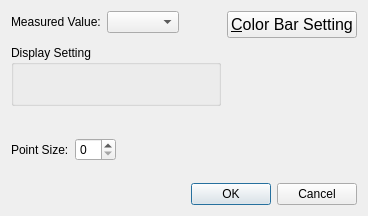
<?xml version="1.0" encoding="UTF-8"?>
<ui version="4.0">
 <class>MeasuredDataPointSettingDialog</class>
 <widget class="QDialog" name="MeasuredDataPointSettingDialog">
  <property name="geometry">
   <rect>
    <x>0</x>
    <y>0</y>
    <width>368</width>
    <height>216</height>
   </rect>
  </property>
  <property name="windowTitle">
   <string>Scalar Setting</string>
  </property>
  <layout class="QVBoxLayout" name="verticalLayout_3">
   <item>
    <layout class="QHBoxLayout" name="horizontalLayout_4">
     <item>
      <layout class="QVBoxLayout" name="verticalLayout">
       <item>
        <layout class="QHBoxLayout" name="horizontalLayout_3">
         <item>
          <widget class="QLabel" name="measuredValueLabel">
           <property name="text">
            <string>Measured Value:</string>
           </property>
          </widget>
         </item>
         <item>
          <widget class="QComboBox" name="measuredValueComboBox"/>
         </item>
         <item>
          <spacer name="horizontalSpacer">
           <property name="orientation">
            <enum>Qt::Horizontal</enum>
           </property>
           <property name="sizeHint" stdset="0">
            <size>
             <width>40</width>
             <height>20</height>
            </size>
           </property>
          </spacer>
         </item>
        </layout>
       </item>
       <item>
        <widget class="LookupTableEditWidget" name="colormapWidget" native="true"/>
       </item>
       <item>
        <widget class="QGroupBox" name="contourGroupBox">
         <property name="title">
          <string>Display Setting</string>
         </property>
         <layout class="QHBoxLayout" name="horizontalLayout_5">
          <item>
           <widget class="ContourSettingWidget" name="contourWidget" native="true"/>
          </item>
          <item>
           <spacer name="horizontalSpacer_3">
            <property name="orientation">
             <enum>Qt::Horizontal</enum>
            </property>
            <property name="sizeHint" stdset="0">
             <size>
              <width>343</width>
              <height>20</height>
             </size>
            </property>
           </spacer>
          </item>
         </layout>
        </widget>
       </item>
       <item>
        <layout class="QHBoxLayout" name="horizontalLayout">
         <item>
          <widget class="TransparencyWidget" name="transparencyWidget" native="true"/>
         </item>
         <item>
          <spacer name="horizontalSpacer_2">
           <property name="orientation">
            <enum>Qt::Horizontal</enum>
           </property>
           <property name="sizeHint" stdset="0">
            <size>
             <width>40</width>
             <height>20</height>
            </size>
           </property>
          </spacer>
         </item>
        </layout>
       </item>
       <item>
        <layout class="QHBoxLayout" name="horizontalLayout_2">
         <item>
          <widget class="QLabel" name="pointSizeLabel">
           <property name="text">
            <string>Point Size:</string>
           </property>
          </widget>
         </item>
         <item>
          <widget class="QSpinBox" name="pointSizeSpinBox"/>
         </item>
         <item>
          <spacer name="horizontalSpacer_4">
           <property name="orientation">
            <enum>Qt::Horizontal</enum>
           </property>
           <property name="sizeHint" stdset="0">
            <size>
             <width>40</width>
             <height>20</height>
            </size>
           </property>
          </spacer>
         </item>
        </layout>
       </item>
       <item>
        <spacer name="verticalSpacer">
         <property name="orientation">
          <enum>Qt::Vertical</enum>
         </property>
         <property name="sizeHint" stdset="0">
          <size>
           <width>180</width>
           <height>31</height>
          </size>
         </property>
        </spacer>
       </item>
      </layout>
     </item>
     <item>
      <layout class="QVBoxLayout" name="verticalLayout_2">
       <item>
        <widget class="QPushButton" name="colorbarSettingButton">
         <property name="font">
          <font>
           <pointsize>12</pointsize>
          </font>
         </property>
         <property name="text">
          <string>&amp;Color Bar Setting</string>
         </property>
        </widget>
       </item>
       <item>
        <spacer name="verticalSpacer_2">
         <property name="orientation">
          <enum>Qt::Vertical</enum>
         </property>
         <property name="sizeHint" stdset="0">
          <size>
           <width>20</width>
           <height>40</height>
          </size>
         </property>
        </spacer>
       </item>
      </layout>
     </item>
    </layout>
   </item>
   <item>
    <widget class="QDialogButtonBox" name="buttonBox">
     <property name="orientation">
      <enum>Qt::Horizontal</enum>
     </property>
     <property name="standardButtons">
      <set>QDialogButtonBox::Cancel|QDialogButtonBox::Ok</set>
     </property>
    </widget>
   </item>
  </layout>
 </widget>
 <customwidgets>
  <customwidget>
   <class>TransparencyWidget</class>
   <extends>QWidget</extends>
   <header>guibase/widget/transparencywidget.h</header>
   <container>1</container>
  </customwidget>
  <customwidget>
   <class>ContourSettingWidget</class>
   <extends>QWidget</extends>
   <header>guibase/widget/contoursettingwidget.h</header>
   <container>1</container>
   <slots>
    <signal>contourChanged()</signal>
   </slots>
  </customwidget>
  <customwidget>
   <class>LookupTableEditWidget</class>
   <extends>QWidget</extends>
   <header>scalarstocolors/lookuptableeditwidget.h</header>
   <container>1</container>
  </customwidget>
 </customwidgets>
 <resources/>
 <connections>
  <connection>
   <sender>buttonBox</sender>
   <signal>accepted()</signal>
   <receiver>MeasuredDataPointSettingDialog</receiver>
   <slot>accept()</slot>
   <hints>
    <hint type="sourcelabel">
     <x>248</x>
     <y>254</y>
    </hint>
    <hint type="destinationlabel">
     <x>157</x>
     <y>274</y>
    </hint>
   </hints>
  </connection>
  <connection>
   <sender>buttonBox</sender>
   <signal>rejected()</signal>
   <receiver>MeasuredDataPointSettingDialog</receiver>
   <slot>reject()</slot>
   <hints>
    <hint type="sourcelabel">
     <x>316</x>
     <y>260</y>
    </hint>
    <hint type="destinationlabel">
     <x>286</x>
     <y>274</y>
    </hint>
   </hints>
  </connection>
 </connections>
</ui>
